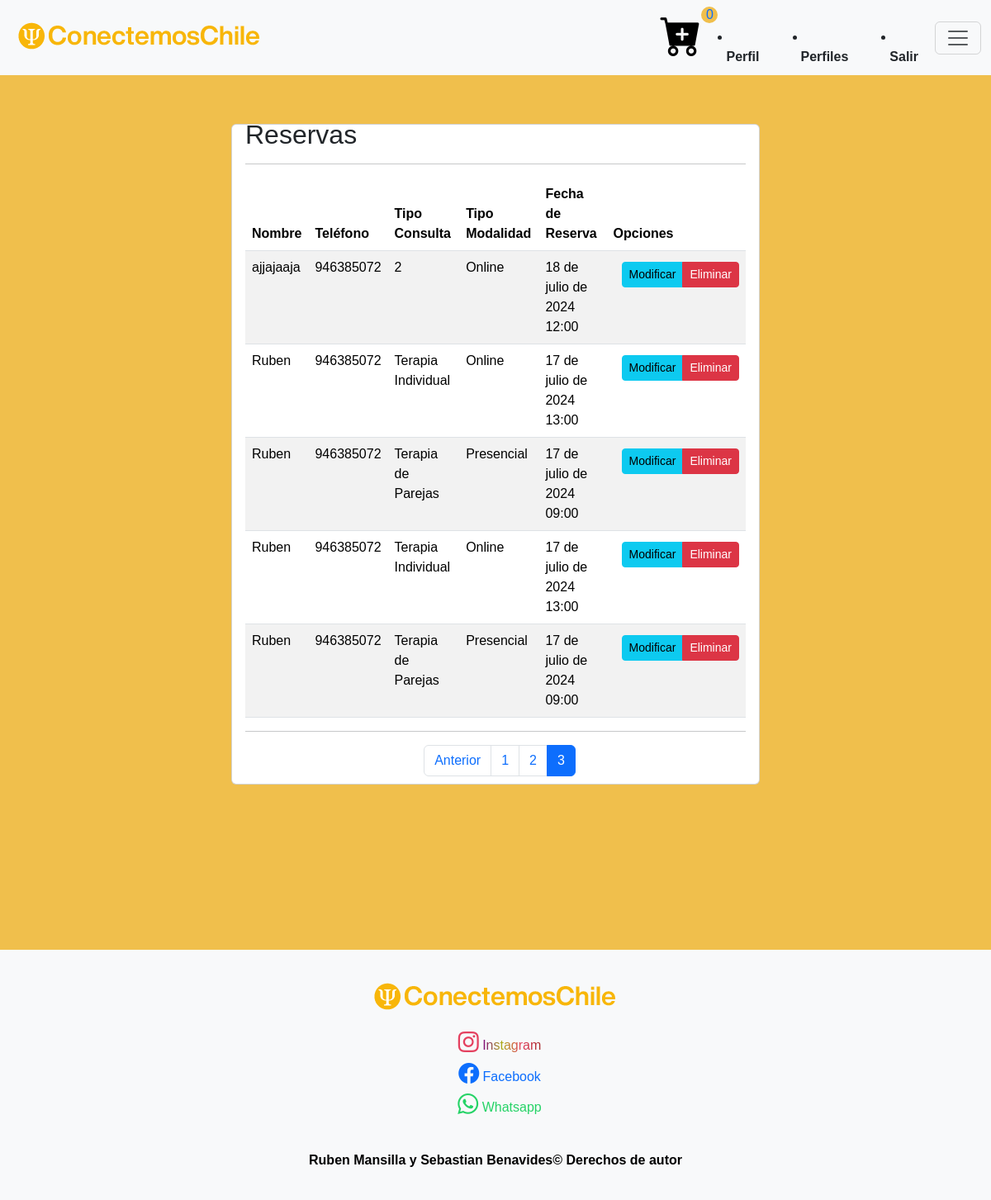
Page /listar-reservas/?page=4 (signed in) on the earlier database version.
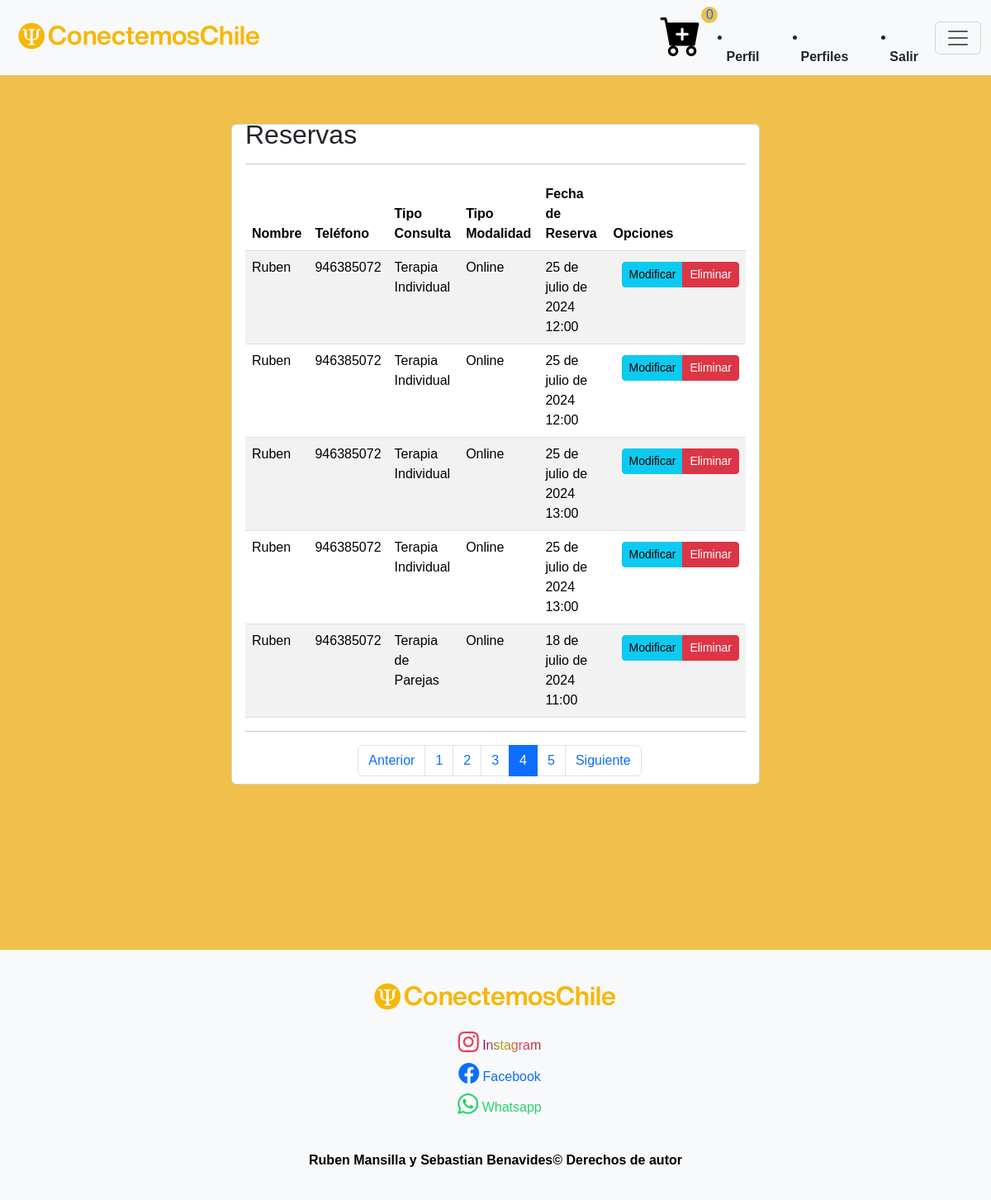
Same page on the later database version.
### core/models.py (models this page shows, shortened)
class ReservaHora(models.Model):
    user = models.ForeignKey(User, on_delete=models.CASCADE, null=True, blank=True)
    nombre = models.CharField(max_length=50)
    apellido = models.CharField(max_length=50)
    telefono = models.IntegerField()
    tipo_consulta = models.IntegerField(choices=opciones_consulta)
    tipo_modalidad = models.IntegerField(choices=opciones_modalidad)
    fecha = models.DateField(default=datetime.now)
    hora = models.CharField(max_length=5, default='09:00')

### core/views.py (the view)
# urls.py: path('listar-reservas/', listar_reserva, name="listar_reserva"),
def listar_reserva(request):
    if request.user.is_authenticated:
        if request.user.is_staff or request.user.is_superuser:
            reservas = ReservaHora.objects.all()
        else:
            reservas = ReservaHora.objects.filter(user=request.user)
        page = request.GET.get('page', 1)
        try:
            paginator = Paginator(reservas, 5)
            reservas = paginator.get_page(page)
        except:
            raise Http404
        data = {
            'reservas': reservas,
            'paginator': paginator
        }
        return render(request, 'core/reserva/listar.html', data)
    else:
        return redirect('login')  # Redirige a login si no está autenticado

### core/templates/core/reserva/listar.html (shortened to what this page needs)
{% extends 'core/base.html' %}
{% load static %}
{% block content %}
<link rel="stylesheet" href="{% static 'core/css/estilo-listar.css' %}">
{% if user.is_authenticated %}
<div style="padding-top: 150px;"></div>
<div class="card">
    <div class="card-body">
        {% if request.user.is_superuser %}
        <h2>Reservas</h2>
        <hr>
        {%else%}
        <h2>Mis Reservas</h2>
        <hr>
        {%endif%}
        <div class="table-responsive">
            <table class="table table-striped table-hover">
                <thead>
                    <tr>
                        <th>Nombre</th>
                        <th>Teléfono</th>
                        <th>Tipo Consulta</th>
                        <th>Tipo Modalidad</th>
                        <th>Fecha de Reserva</th>
                        {% if user.is_superuser %}
                        <th>Opciones</th>
                        {% endif %}
                    </tr>
                </thead>
                <tbody>
                    {% for r in reservas %}
                    <tr>
                        <td>{{ r.nombre }}</td>
                        <td>{{ r.telefono }}</td>
                        <td>{{ r.get_tipo_consulta_display }}</td>
                        <td>{{ r.get_tipo_modalidad_display }}</td>
                        <td>{{ r.fecha }} {{ r.hora }} </td>
                        {% if user.is_superuser %}
                        <td>
                            <div class="btn-group" role="group">
                                <a href="{% url 'modificar_reserva' r.id %}" class="btn btn-info btn-sm">Modificar</a>
                                <a href="{% url 'eliminar_reserva' r.id %}" class="btn btn-danger btn-sm">Eliminar</a>
                            </div>
                        </td>
                        {% endif %}
                    </tr>
                    {% endfor %}
                </tbody>
            </table>
            <hr>
        {% include 'core/reserva/paginator.html' %}
        </div>
    </div>
</div>
<div style="padding-bottom: 200px;"></div>
{% endif %}
{% endblock %}

Differences in the rows shown:
no longer on this page (row unchanged): ReservaHora: nombre "ajjajaaja", telefono "946385072", tipo_consulta "2", tipo_modalidad "Online", fecha "18 de julio de 2024", hora "12:00"
no longer on this page (row unchanged): ReservaHora: nombre "Ruben", telefono "946385072", tipo_consulta "Terapia Individual", tipo_modalidad "Online", fecha "17 de julio de 2024", hora "13:00"
no longer on this page (row unchanged): ReservaHora: nombre "Ruben", telefono "946385072", tipo_consulta "Terapia de Parejas", tipo_modalidad "Presencial", fecha "17 de julio de 2024", hora "09:00"
no longer on this page (row unchanged): ReservaHora: nombre "Ruben", telefono "946385072", tipo_consulta "Terapia Individual", tipo_modalidad "Online", fecha "17 de julio de 2024", hora "13:00"
no longer on this page (row unchanged): ReservaHora: nombre "Ruben", telefono "946385072", tipo_consulta "Terapia de Parejas", tipo_modalidad "Presencial", fecha "17 de julio de 2024", hora "09:00"
added ReservaHora: nombre "Ruben", telefono "946385072", tipo_consulta "Terapia Individual", tipo_modalidad "Online", fecha "25 de julio de 2024", hora "12:00"
added ReservaHora: nombre "Ruben", telefono "946385072", tipo_consulta "Terapia Individual", tipo_modalidad "Online", fecha "25 de julio de 2024", hora "12:00"
added ReservaHora: nombre "Ruben", telefono "946385072", tipo_consulta "Terapia Individual", tipo_modalidad "Online", fecha "25 de julio de 2024", hora "13:00"
added ReservaHora: nombre "Ruben", telefono "946385072", tipo_consulta "Terapia Individual", tipo_modalidad "Online", fecha "25 de julio de 2024", hora "13:00"
added ReservaHora: nombre "Ruben", telefono "946385072", tipo_consulta "Terapia de Parejas", tipo_modalidad "Online", fecha "18 de julio de 2024", hora "11:00"
Other differences:
new list line: "4"
new list line: "5"
text now shown: "Siguiente"
